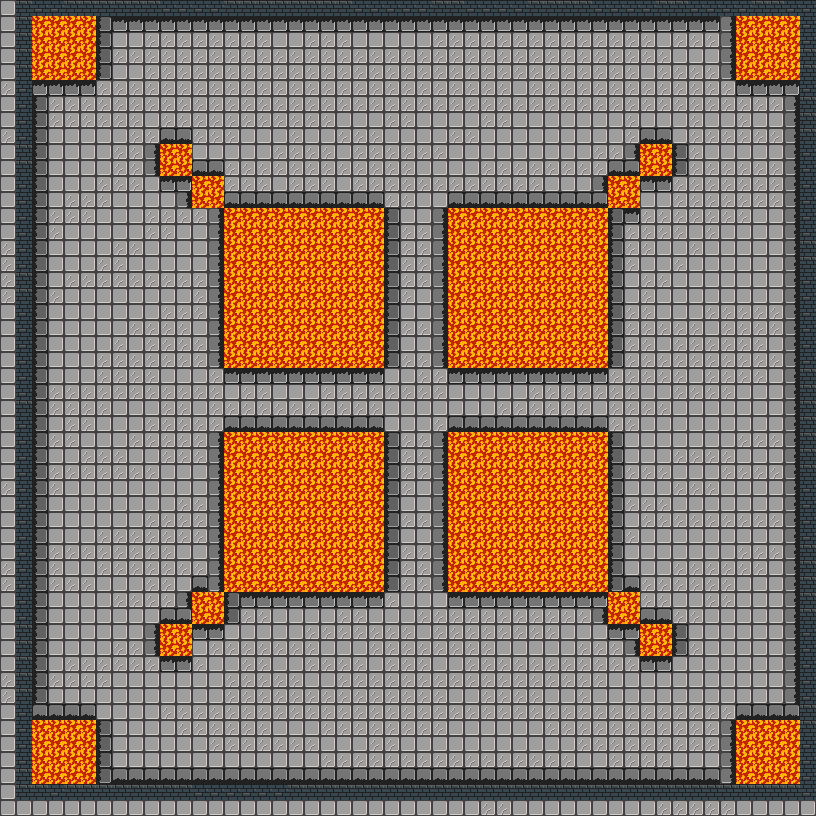

A 2D game scene composited from a Tiled map and its tileset images. What follows is a short description and the map's XML, with each tile layer's data collapsed to a summary:
An orthogonal 51x51 tile map with 16x16 px tiles, 3 tile layers (ground, walls, traps).

<map version="1.2" tiledversion="1.3.1" orientation="orthogonal" renderorder="right-down" compressionlevel="-1" width="51" height="51" tilewidth="16" tileheight="16" infinite="0" nextlayerid="4" nextobjectid="1">
 <tileset firstgid="1" name="final-tileset" tilewidth="16" tileheight="16" tilecount="10" columns="0">
  <grid orientation="orthogonal" width="1" height="1" />
  <tile id="0">
   <image width="16" height="16" source="../images/broken-tile-CPT.png" />
  </tile>
  <tile id="1">
   <image width="16" height="16" source="../images/charred-tile-2-CPT.png" />
  </tile>
  <tile id="2">
   <image width="16" height="16" source="../images/charred-tile-3-CPT.png" />
  </tile>
  <tile id="3">
   <image width="16" height="16" source="../images/charred-tile-4-CPT.png" />
  </tile>
  <tile id="4">
   <image width="16" height="16" source="../images/charred-tile-CPT.png" />
  </tile>
  <tile id="5">
   <image width="16" height="16" source="../images/floor-tile-CPT.png" />
  </tile>
  <tile id="6">
   <image width="16" height="16" source="../images/lava-tile-CPT.png" />
  </tile>
  <tile id="7">
   <image width="16" height="16" source="../images/wall-tile1-CPT.png" />
  </tile>
  <tile id="8">
   <image width="16" height="16" source="../images/wall-tile2-CPT.png" />
  </tile>
  <tile id="9">
   <image width="16" height="16" source="../images/wooden-post-CPT.png" />
  </tile>
 </tileset>
 <layer id="1" name="ground" width="51" height="51">
  <data>[2601 cells, 2601 non-empty, 6 distinct tile ids]</data>
 </layer>
 <layer id="2" name="walls" width="51" height="51">
  <data>[2601 cells, 196 non-empty, 2 distinct tile ids]</data>
 </layer>
 <layer id="3" name="traps" width="51" height="51">
  <data>[2601 cells, 496 non-empty, 1 distinct tile ids]</data>
 </layer>
</map>
